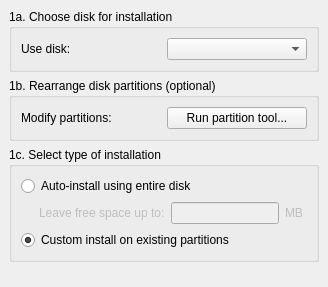
     <widget class="QWidget" name="Step_1">
      <layout class="QGridLayout">
       <property name="margin">
        <number>9</number>
       </property>
       <property name="spacing">
        <number>6</number>
       </property>
       <item row="2" column="0" rowspan="2">
        <widget class="QGroupBox" name="installationTypeBox">
         <property name="sizePolicy">
          <sizepolicy hsizetype="MinimumExpanding" vsizetype="Minimum">
           <horstretch>0</horstretch>
           <verstretch>0</verstretch>
          </sizepolicy>
         </property>
         <property name="title">
          <string>1c. Select type of installation</string>
         </property>
         <layout class="QGridLayout">
          <property name="margin">
           <number>9</number>
          </property>
          <property name="spacing">
           <number>6</number>
          </property>
          <item row="1" column="0">
           <spacer>
            <property name="orientation">
             <enum>Qt::Horizontal</enum>
            </property>
            <property name="sizeType">
             <enum>QSizePolicy::Fixed</enum>
            </property>
            <property name="sizeHint" stdset="0">
             <size>
              <width>12</width>
              <height>20</height>
             </size>
            </property>
           </spacer>
          </item>
          <item row="1" column="2">
           <widget class="QLineEdit" name="freeSpaceEdit">
            <property name="enabled">
             <bool>false</bool>
            </property>
            <property name="sizePolicy">
             <sizepolicy hsizetype="MinimumExpanding" vsizetype="Minimum">
              <horstretch>0</horstretch>
              <verstretch>0</verstretch>
             </sizepolicy>
            </property>
            <property name="alignment">
             <set>Qt::AlignRight</set>
            </property>
           </widget>
          </item>
          <item row="1" column="3">
           <widget class="QLabel" name="freeLabel">
            <property name="enabled">
             <bool>false</bool>
            </property>
            <property name="sizePolicy">
             <sizepolicy hsizetype="Minimum" vsizetype="Minimum">
              <horstretch>0</horstretch>
              <verstretch>0</verstretch>
             </sizepolicy>
            </property>
            <property name="text">
             <string>MB </string>
            </property>
            <property name="wordWrap">
             <bool>false</bool>
            </property>
           </widget>
          </item>
          <item row="0" column="0" colspan="3">
           <widget class="QRadioButton" name="entireDiskButton">
            <property name="sizePolicy">
             <sizepolicy hsizetype="MinimumExpanding" vsizetype="Minimum">
              <horstretch>0</horstretch>
              <verstretch>0</verstretch>
             </sizepolicy>
            </property>
            <property name="text">
             <string>Auto-install using entire disk </string>
            </property>
            <property name="checked">
             <bool>false</bool>
            </property>
           </widget>
          </item>
          <item row="1" column="1">
           <widget class="QLabel" name="leaveLabel">
            <property name="enabled">
             <bool>false</bool>
            </property>
            <property name="sizePolicy">
             <sizepolicy hsizetype="MinimumExpanding" vsizetype="Minimum">
              <horstretch>0</horstretch>
              <verstretch>0</verstretch>
             </sizepolicy>
            </property>
            <property name="text">
             <string>Leave free space up to:</string>
            </property>
            <property name="wordWrap">
             <bool>false</bool>
            </property>
           </widget>
          </item>
          <item row="2" column="0" colspan="3">
           <widget class="QRadioButton" name="existing_partitionsButton">
            <property name="sizePolicy">
             <sizepolicy hsizetype="MinimumExpanding" vsizetype="Minimum">
              <horstretch>0</horstretch>
              <verstretch>0</verstretch>
             </sizepolicy>
            </property>
            <property name="text">
             <string>Custom install on existing partitions</string>
            </property>
            <property name="checked">
             <bool>true</bool>
            </property>
           </widget>
          </item>
         </layout>
        </widget>
       </item>
       <item row="0" column="0">
        <widget class="QGroupBox" name="diskBox">
         <property name="sizePolicy">
          <sizepolicy hsizetype="MinimumExpanding" vsizetype="Minimum">
           <horstretch>0</horstretch>
           <verstretch>0</verstretch>
          </sizepolicy>
         </property>
         <property name="title">
          <string>1a. Choose disk for installation</string>
         </property>
         <layout class="QGridLayout">
          <property name="margin">
           <number>9</number>
          </property>
          <property name="spacing">
           <number>6</number>
          </property>
          <item row="0" column="1">
           <widget class="QComboBox" name="diskCombo">
            <property name="sizePolicy">
             <sizepolicy hsizetype="MinimumExpanding" vsizetype="Minimum">
              <horstretch>0</horstretch>
              <verstretch>0</verstretch>
             </sizepolicy>
            </property>
           </widget>
          </item>
          <item row="0" column="0">
           <widget class="QLabel" name="useDiskLabel">
            <property name="sizePolicy">
             <sizepolicy hsizetype="MinimumExpanding" vsizetype="Minimum">
              <horstretch>0</horstretch>
              <verstretch>0</verstretch>
             </sizepolicy>
            </property>
            <property name="font">
             <font/>
            </property>
            <property name="text">
             <string>Use disk:</string>
            </property>
            <property name="wordWrap">
             <bool>false</bool>
            </property>
           </widget>
          </item>
         </layout>
        </widget>
       </item>
       <item row="1" column="0">
        <widget class="QGroupBox" name="rearrangediskBox">
         <property name="sizePolicy">
          <sizepolicy hsizetype="MinimumExpanding" vsizetype="Minimum">
           <horstretch>0</horstretch>
           <verstretch>0</verstretch>
          </sizepolicy>
         </property>
         <property name="title">
          <string>1b. Rearrange disk partitions (optional)</string>
         </property>
         <layout class="QGridLayout">
          <property name="margin">
           <number>9</number>
          </property>
          <property name="spacing">
           <number>6</number>
          </property>
          <item row="0" column="1">
           <widget class="QPushButton" name="qtpartedButton">
            <property name="sizePolicy">
             <sizepolicy hsizetype="MinimumExpanding" vsizetype="Minimum">
              <horstretch>0</horstretch>
              <verstretch>0</verstretch>
             </sizepolicy>
            </property>
            <property name="text">
             <string>Run partition tool...</string>
            </property>
           </widget>
          </item>
          <item row="0" column="0">
           <widget class="QLabel" name="repartitionLabel">
            <property name="sizePolicy">
             <sizepolicy hsizetype="MinimumExpanding" vsizetype="Minimum">
              <horstretch>0</horstretch>
              <verstretch>0</verstretch>
             </sizepolicy>
            </property>
            <property name="text">
             <string>Modify partitions:</string>
            </property>
            <property name="wordWrap">
             <bool>false</bool>
            </property>
           </widget>
          </item>
         </layout>
        </widget>
       </item>
       <item row="4" column="0">
        <spacer>
         <property name="orientation">
          <enum>Qt::Vertical</enum>
         </property>
         <property name="sizeHint" stdset="0">
          <size>
           <width>20</width>
           <height>16</height>
          </size>
         </property>
        </spacer>
       </item>
      </layout>
     </widget>
